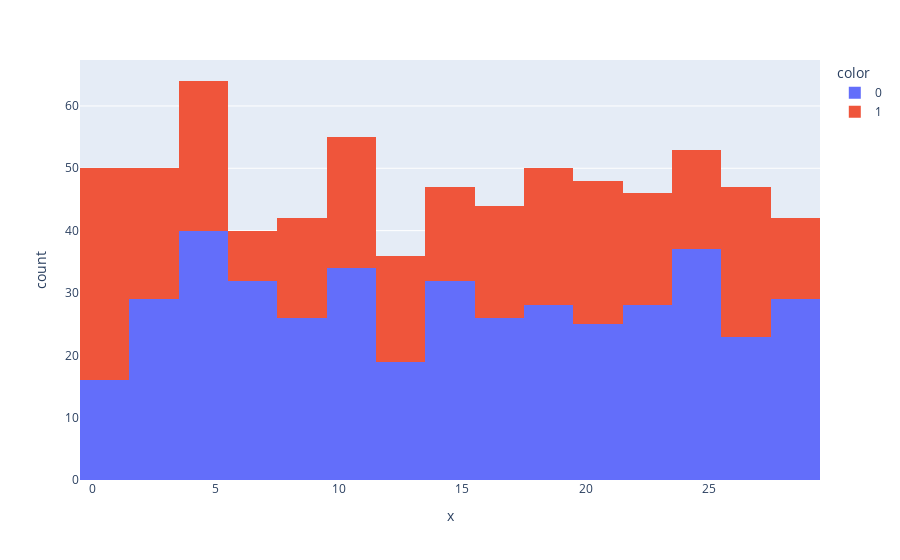

The code cell stored with this chart in its notebook:
### Markdown cell above
# Exploring Variables

### Code cell
numbins = 30

age_cut = pd.qcut(train.Age, numbins, labels=range(numbins), retbins=True)
px.histogram(x = age_cut[0], color = train.Survived).show()
train.Survived.corr(age_cut[0])

### Figure 1 — Plotly figure (JSON) as saved in the notebook; plotly's stock layout.template omitted (floating-point values rounded to 4 significant figures; data arrays with more than 128 entries replaced by an {"elided": "..."} marker saying what was removed)
{"data": [{"alignmentgroup": "True", "bingroup": "x", "hovertemplate": "color=0<br>x=%{x}<br>count=%{y}<extra></extra>", "legendgroup": "0", "marker": {"color": "#636efa", "pattern": {"shape": ""}}, "name": "0", "offsetgroup": "0", "orientation": "v", "showlegend": true, "type": "histogram", "x": {"elided": "549 int values"}, "xaxis": "x", "yaxis": "y"}, {"alignmentgroup": "True", "bingroup": "x", "hovertemplate": "color=1<br>x=%{x}<br>count=%{y}<extra></extra>", "legendgroup": "1", "marker": {"color": "#EF553B", "pattern": {"shape": ""}}, "name": "1", "offsetgroup": "1", "orientation": "v", "showlegend": true, "type": "histogram", "x": {"elided": "342 int values"}, "xaxis": "x", "yaxis": "y"}], "layout": {"autosize": true, "barmode": "relative", "legend": {"title": {"text": "color"}, "tracegroupgap": 0}, "margin": {"t": 60}, "xaxis": {"anchor": "y", "autorange": true, "domain": [0, 1], "range": [-0.5, 29.5], "title": {"text": "x"}, "type": "linear"}, "yaxis": {"anchor": "x", "autorange": true, "domain": [0, 1], "range": [0, 67.37], "title": {"text": "count"}}}}
